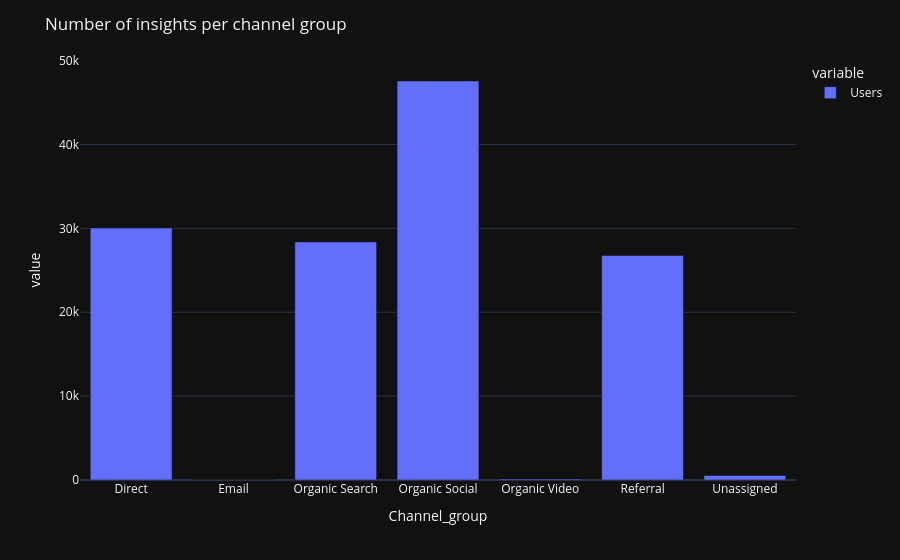

The notebook cell saved with this chart:
### Code cell
fig=px.bar(higest_number_of_insights)
fig.update_layout(title="Number of insights per channel group")
fig.show()

### Figure 1 — Plotly figure (JSON) as saved in the notebook; plotly's stock layout.template omitted (floating-point values rounded to 4 significant figures)
{"data": [{"hovertemplate": "variable=Users<br>Channel_group=%{x}<br>value=%{y}<extra></extra>", "legendgroup": "Users", "marker": {"color": "#636efa", "pattern": {"shape": ""}}, "name": "Users", "orientation": "v", "showlegend": true, "textposition": "auto", "x": ["Direct", "Email", "Organic Search", "Organic Social", "Organic Video", "Referral", "Unassigned"], "xaxis": "x", "y": [30042, 2, 28387, 47572, 123, 26774, 540], "yaxis": "y", "type": "bar"}], "layout": {"xaxis": {"anchor": "y", "domain": [0.0, 1.0], "title": {"text": "Channel_group"}}, "yaxis": {"anchor": "x", "domain": [0.0, 1.0], "title": {"text": "value"}}, "legend": {"title": {"text": "variable"}, "tracegroupgap": 0}, "margin": {"t": 60}, "barmode": "relative", "title": {"text": "Number of insights per channel group"}}}
